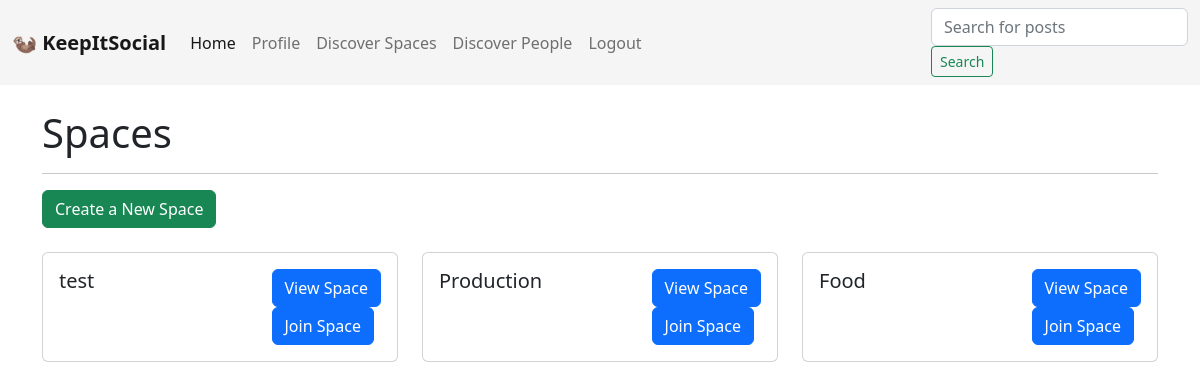
The app's page /spaces/ (signed in) with its own data.
### application/models.py (models this page shows, shortened)
class Space(models.Model):
    admin = models.ForeignKey(UserProfile, on_delete=models.CASCADE, null=True)
    members = models.ManyToManyField("UserProfile", related_name='spaces', blank=True)
    title = models.CharField(max_length=50)
    slug = models.SlugField(default="")

### application/views.py (the view)
# urls.py: path('spaces/', views.list_spaces, name='list_spaces'),
@login_required
def list_spaces(request):
    spaces = Space.objects.all()
    return render(request, 'application/list_spaces.html', {'spaces': spaces})

### application/templates/application/list_spaces.html (shortened to what this page needs)
{% extends "application/base.html" %}
{% block body_content %}
    {% include "application/include/header.html" %}
    <div class="container mt-4">
        <h1>Spaces</h1>
        <hr>
        {% if user.is_authenticated %}
            <a href="/create-space" class="btn btn-success mb-4">Create a New Space</a>
        {% endif %}
        <div class="row">
            {% for space in spaces %}
                <div class="col-md-4 mb-4">
                    <div class="card">
                        <div class="card-body d-flex justify-content-between">
                            <h5 class="card-title">{{ space.title }}</h5>
                            <div>
                                <a href="/space/{{ space.slug }}" class="btn btn-primary mr-3">View Space</a>
                                {% if user.is_authenticated %}
                                    {% if user.profile in space.members.all %}
                                        <form method="post" action="{% url 'leave_space' slug=space.slug %}">
                                            {% csrf_token %}
                                            <button type="submit" class="btn btn-primary">Leave Space</button>
                                        </form>
                                    {% else %}
                                        <form method="post" action="{% url 'join_space' slug=space.slug %}">
                                            <button type="submit" class="btn btn-primary">Join Space</button>
                                        </form>
                                    {% endif %}
                                {% endif %}
                            </div>
                        </div>
                    </div>
                </div>
            {% endfor %}
        </div>
    </div>
{% endblock %}

### records on screen
Space: title "test", shows "Join Space"
Space: title "Production", shows "Join Space"
Space: title "Food", shows "Join Space"
